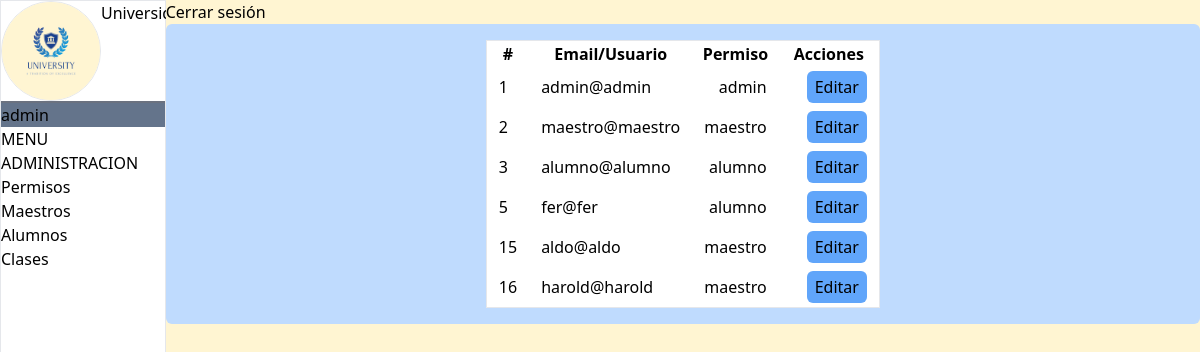
Before: /views/admin/permisos.php (signed in) with the older database file.
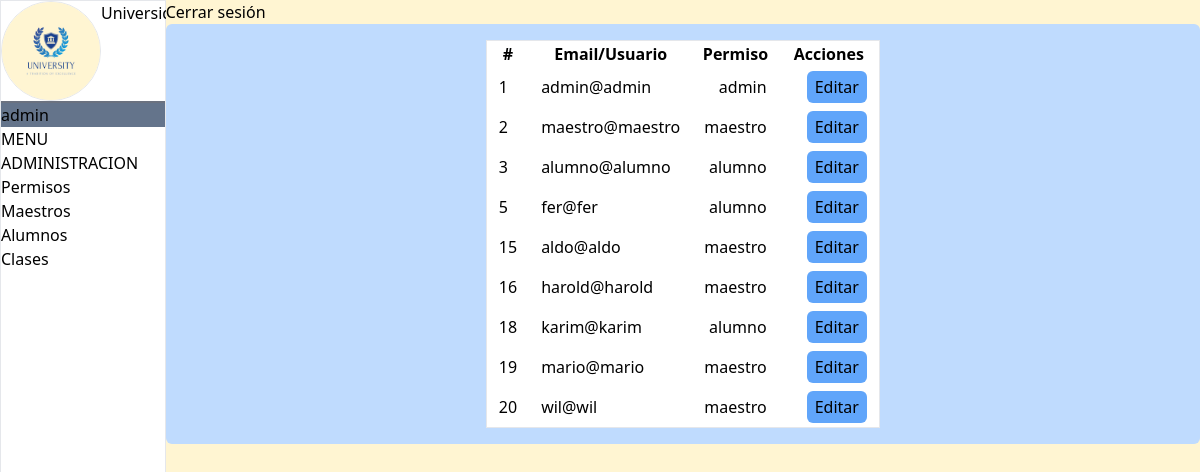
After: the same page with the newer database file.
### tables this page shows
CREATE TABLE `usuarios` (
  `usuario_id` int(11) NOT NULL AUTO_INCREMENT,
  `correo` varchar(250) DEFAULT NULL,
  `contrasena` varchar(250) DEFAULT NULL,
  `usuario_nombre` varchar(150) DEFAULT NULL,
  `fecha_nacimiento` date DEFAULT NULL,
  `direccion` varchar(250) DEFAULT NULL,
  `role_id` int(11) DEFAULT NULL,
  PRIMARY KEY (`usuario_id`),
  KEY `role_id` (`role_id`),
  CONSTRAINT `usuarios_ibfk_1` FOREIGN KEY (`role_id`) REFERENCES `roles` (`role_id`) ON UPDATE CASCADE
);

CREATE TABLE `roles` (
  `role_id` int(11) NOT NULL AUTO_INCREMENT,
  `role_nombre` varchar(150) DEFAULT NULL,
  PRIMARY KEY (`role_id`)
);

### views/admin/permisos.php (the view, shortened to what this page needs)
<!DOCTYPE html>
<html lang="en">
<head>
    <link href="/dist/output.css" rel="stylesheet" defer>
    <link rel="stylesheet" href="/src/input.css">
</head>
<body class="h-screen flex justify-center box-border w-screen">
    <aside class="flex flex-col min-h-screen border ">
        <header class="flex border-b-2 border-gray-500 w-auto ">
            <div class="flex w-auto">
                <img src="/assets/logo.jpg" alt="logo-pequeño" width="100px" height="100px" class="border rounded-full object-cover">
                <h1>Universidad</h1>
            </div>
        </header>
        <div class="bg-slate-500">
            <p>admin</p>
        </div>
        <section class="flex flex-col">
            <h1>MENU ADMINISTRACION</h1>
            <div>
                <a href="permisos.php">Permisos</a>
            </div>
            <div>
                <a href="maestros.php">Maestros</a>
            </div>
            <div>
                <a href="alumnos.php">Alumnos</a>
            </div>
            <div>
                <a href="clases.php">Clases</a>
            </div>
        </section>
    </aside>
    <section class="bg-[#fff5d2] w-full">
        <div>
            <a href="/handle_db/logout.php">Cerrar sesión</a>
        </div>
        <div class="bg-blue-200 p-4 rounded-md flex justify-center items-center">
            <table class="border justify-center items-center bg-white">
                <thead>
                    <tr>
                        <th>#</th>
                        <th>Email/Usuario</th>
                        <th>Permiso</th>
                        <th>Acciones</th>
                    </tr>
                </thead>
                <tbody>
                    <?php
                    $pdo = new PDO('mysql:host=localhost;dbname=universidad', 'root', '');
                    $comando = $pdo->prepare("SELECT usuarios.usuario_id, usuarios.correo, roles.role_nombre
                    FROM usuarios
                    JOIN roles
                    ON usuarios.role_id = roles.role_id;");
                    $comando->execute();
                    $resultado = $comando->fetchAll(PDO::FETCH_ASSOC);
                    foreach ($resultado as $usuario) {
                    ?>
                        <tr>
                            <td class="px-3 py-1"><?= $usuario["usuario_id"] ?></td>
                            <td class="px-3 py-1"><?= $usuario["correo"] ?></td>
                            <td class="px-3 py-1 text-end"><?= $usuario["role_nombre"] ?></td>
                            <td class="px-3 py-1">
                                <div class="flex gap-4">
                                    <a href="/views/admin/editrol.php?usuario_id=<?= $usuario["usuario_id"] ?>" class="bg-blue-400 px-2 py-1 rounded-md">Editar</a>
                                </div>
                            </td>
                        </tr>
                    <?php
                    }
                    ?>
                </tbody>
            </table>
        </div>
    </section>
</body>
</html>

Changed rows visible on the page:
added usuarios: usuario_id "18", correo "karim@karim", role.role_nombre "alumno"
added usuarios: usuario_id "19", correo "mario@mario", role.role_nombre "maestro"
added usuarios: usuario_id "20", correo "wil@wil", role.role_nombre "maestro"
